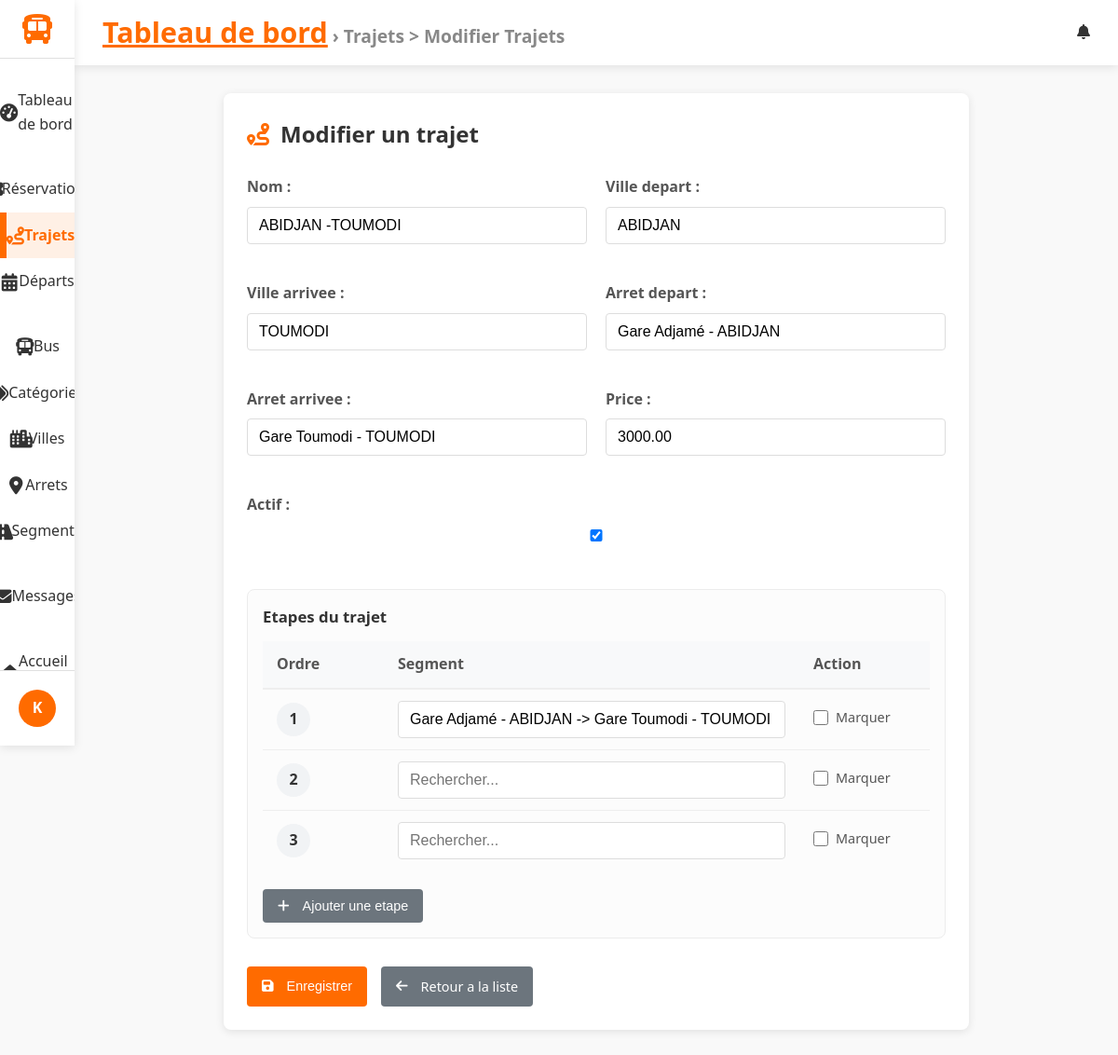
The page /dashboard/trips/1/edit/ (signed in) on the database its author committed.
### accounts/models.py (models this page shows, shortened)
class CustomUser(AbstractUser):
    phone = models.CharField(max_length=20, blank=True, null=True, verbose_name="Numéro de téléphone")

### trips/models.py (models this page shows, shortened)
class Trip(models.Model):
    nom = models.CharField(max_length=100)
    origin = models.CharField(max_length=100, blank=True, default="")
    destination = models.CharField(max_length=100, blank=True, default="")
    description = models.TextField(blank=True, default="")
    category = models.ForeignKey(
        Category,
        on_delete=models.CASCADE,
        related_name="legacy_trips",
        default=get_default_category_pk,
    )
    ville_depart = models.ForeignKey(Ville, on_delete=models.CASCADE, related_name="trips_depart")
    ville_arrivee = models.ForeignKey(Ville, on_delete=models.CASCADE, related_name="trips_arrivee")
    arret_depart = models.ForeignKey(Arret, on_delete=models.CASCADE, related_name="trips_depart")
    arret_arrivee = models.ForeignKey(Arret, on_delete=models.CASCADE, related_name="trips_arrivee")
    price = models.DecimalField(max_digits=10, decimal_places=2, default=0)
    actif = models.BooleanField(default=True)

### gareci_admin/views.py (the view, shortened to what this page needs)
# urls.py: path("trips/<int:pk>/edit/", TripUpdateView.as_view(), name="trip_edit"),
class TripUpdateView(StaffRequiredMixin,ActiveTabMixin, BreadcrumbMixin , UpdateView):
    model = Trip
    form_class = TripAdminForm
    template_name = 'dashboard/trip_form.html'
    active_tab_value ='trips'
    breadcrumb_title = 'Trajets > Modifier Trajets'
    success_url = reverse_lazy('dashboard:trip_list')
    def get_context_data(self, **kwargs):
        context = super().get_context_data(**kwargs)
        if self.request.POST:
            context["etape_formset"] = EtapeTrajetFormSet(
                self.request.POST,
                instance=self.object,
                prefix="etapes",
            )
        else:
            context["etape_formset"] = EtapeTrajetFormSet(
                instance=self.object,
                prefix="etapes",
            )
        return context

### gareci_admin/templates/dashboard/trip_form.html (shortened to what this page needs)
{% extends 'dashboard/dashboard_base.html' %}
{% block content %}
<div class="trip-form-container">
    <div class="trip-form-header">
        <i class="fas fa-route"></i>
        <h2>{% if form.instance.pk %}Modifier{% else %}Ajouter{% endif %} un trajet</h2>
    </div>
    <form method="post">
        <div class="form-row">
            {% for field in form %}
            <div class="form-group">
                {{ field.label_tag }}
                {{ field }}
            </div>
            {% endfor %}
        </div>
        <section class="etapes-section">
            <h3>Etapes du trajet</h3>
            <table class="trips-table etapes-table">
                <thead>
                    <tr>
                        <th class="etapes-col-ordre">Ordre</th>
                        <th>Segment</th>
                        <th class="etapes-col-delete">Action</th>
                    </tr>
                </thead>
                <tbody>
                    {% for etape_form in etape_formset %}
                    <tr class="etape-row">
                        <td>
                            <span class="etape-order-number">{{ forloop.counter }}</span>
                        </td>
                        <td>
                        </td>
                        <td class="etape-delete-cell">
                            {% if etape_form.DELETE %}
                            <label class="delete-toggle">
                                {{ etape_form.DELETE }}
                                <span>Marquer</span>
                            </label>
                            {% else %}
                            -
                            {% endif %}
                        </td>
                    </tr>
                    {% endfor %}
                </tbody>
            </table>
            <div class="etapes-actions">
                <button type="button" id="add-etape-btn" class="btn btn-secondary">
                    <i class="fas fa-plus"></i> Ajouter une etape
                </button>
            </div>
        </section>
        <div class="form-actions">
            <button type="submit" class="btn btn-primary">
                <i class="fas fa-save"></i> Enregistrer
            </button>
            <a href="{% url 'dashboard:trip_list' %}" class="btn btn-secondary">
                <i class="fas fa-arrow-left"></i> Retour a la liste
            </a>
        </div>
    </form>
</div>
{% endblock %}

### gareci_admin/templates/dashboard/dashboard_base.html (shortened to what this page needs)
{% load static %}
<!DOCTYPE html>
<html lang="fr">
<head>
    <link rel="stylesheet" href="https://cdnjs.cloudflare.com/ajax/libs/font-awesome/6.4.0/css/all.min.css">
    <link rel="stylesheet" href="{% static 'css/gareci_admin/dashboards.css' %}">
    <link rel="stylesheet" href="{% static 'css/gareci_admin/reservation_list.css' %}">
    <link rel="stylesheet" href="{% static 'css/gareci_admin/reservation_form.css' %}">
    <link rel="stylesheet" href="{% static 'css/gareci_admin/reservation_confirm_delete.css' %}">
    <link rel="stylesheet" href="{% static 'css/gareci_admin/trip_form.css' %}">
    <link rel="stylesheet" href="{% static 'css/gareci_admin/trip_list.css' %}">
    <link rel="stylesheet" href="{% static 'css/gareci_admin/message_list.css' %}">
    <link rel="stylesheet" href="{% static 'css/gareci_admin/message_form.css' %}">
    <link rel="stylesheet" href="{% static 'css/gareci_admin/message_confirm_delete.css' %}">
    <link rel="stylesheet" href="{% static 'css/gareci_admin/departure_list_.css' %}">
    <link rel="stylesheet" href="{% static 'css/gareci_admin/departure_form.css' %}">
    <link rel="stylesheet" href="{% static 'css/gareci_admin/category_list.css' %}">
    <link rel="stylesheet" href="{% static 'css/gareci_admin/category_form.css' %}">
    <link rel="stylesheet" href="{% static 'css/gareci_admin/bus_list.css' %}">
    <link rel="stylesheet" href="{% static 'css/gareci_admin/bus_form.css' %}">
    <link rel="stylesheet" href="{% static 'css/gareci_admin/searchable_select.css' %}">
</head>
<body>
    <div class="dashboard-container">
        <aside class="sidebar">
            <div class="logo">
                <a href="{% url 'dashboard:index' %}">
                    <i class="fas fa-bus"></i>
                </a>
            </div>
            <nav class="sidebar-nav">
                <ul class="nav-list">
                    <li class="{% if active_tab == 'dashboard' %}active{% endif %}">
                        <a href="{% url 'dashboard:index' %}">
                            <i class="fas fa-tachometer-alt"></i> Tableau de bord
                        </a>
                    </li>
                    <li class="nav-section-header">
                    </li>
                    <li class="{% if active_tab == 'reservations' %}active{% endif %}">
                        <a href="{% url 'dashboard:reservation_list' %}">
                             Réservations
                        </a>
                    </li>
                    <li class="{% if active_tab == 'trips' %}active{% endif %}">
                        <a href="{% url 'dashboard:trip_list' %}">
                            <i class="fas fa-route"></i> Trajets
                        </a>
                    </li>
                    <li class="{% if active_tab == 'departures' %}active{% endif %}">
                        <a href="{% url 'dashboard:depart_list' %}">
                            <i class="fas fa-calendar-alt"></i> Départs
                        </a>
                    </li>
                    <li class="nav-section-header">
                    </li>
                    <li class="{% if active_tab == 'buses' %}active{% endif %}">
                        <a href="{% url 'dashboard:bus_list' %}">
                            <i class="fas fa-bus"></i> Bus
                        </a>
                    </li>
                    <li class="{% if active_tab == 'categories' %}active{% endif %}">
                        <a href="{% url 'dashboard:category_list' %}">
                            <i class="fas fa-tags"></i> Catégories
                        </a>
                    </li>
                    <li class="{% if active_tab == 'villes' %}active{% endif %}">
                        <a href="{% url 'dashboard:ville_list' %}">
                            <i class="fas fa-city"></i> Villes
                        </a>
                    </li>
                    <li class="{% if active_tab == 'arrets' %}active{% endif %}">
                        <a href="{% url 'dashboard:arret_list' %}">
                            <i class="fas fa-map-marker-alt"></i> Arrets
                        </a>
                    </li>
                    <li class="{% if active_tab == 'segments' %}active{% endif %}">
                        <a href="{% url 'dashboard:segment_list' %}">
                            <i class="fas fa-road"></i> Segments
                        </a>
                    </li>
                    <li class="nav-section-header">
                    </li>
                    <li class="{% if active_tab == 'messages' %}active{% endif %}">
                        <a href="{% url 'dashboard:message_list' %}">
                            <i class="fas fa-envelope"></i> Messages
                        </a>
                    </li>
                    <li class="nav-section-header">
                    </li>
                    <li class="{% if active_tab == 'messages' %}active{% endif %}">
                        <a href="{% url 'trips:home' %}">
                            <i class="fas fa-home"></i>Accueil Client
                        </a>
                    </li>
                </ul>
            </nav>
            <div class="sidebar-footer">
                <div class="user-profile">
                    <div class="user-avatar">
                        {% if user.profile.image %}
                            <img src="{{ user.profile.image.url }}" alt="{{ user.username }}">
                        {% else %}
                            <div class="avatar-initials">
                                {{ user.username|slice:":1"|upper }}
                            </div>
                        {% endif %}
                    </div>
                </div>
            </div>
        </aside>
        <main class="main-content">
            <header class="content-header">
                <div class="header-left">
                    <div class="breadcrumbs">
                        {% block breadcrumbs %}
                        <a href="{% url 'dashboard:index' %}">Tableau de bord</a>
                        {% if breadcrumb_title %} &rsaquo; {{ breadcrumb_title }}{% endif %}
                        {% endblock %}
                    </div>
                </div>
                <div class="header-right">
                    {% block header_actions %}
                    <div class="notifications">
                        <i class="fas fa-bell"></i>
                    </div>
                    {% endblock %}
                </div>
            </header>
            <div class="content-wrapper">
                {% block content %}{% endblock %}
            </div>
        </main>
    </div>
</body>
</html>

### rows shown on the page
CustomUser: username "K"
Trip: form "ABIDJAN -TOUMODI" "3000.00" "☑"

### other values the page prints
{{ breadcrumb_title }} "Trajets > Modifier Trajets"
{{ field.label_tag }} "Nom :" "Ville depart :" "Ville arrivee :" "Arret depart :" "Arret arrivee :" "Price :" "Actif :"
